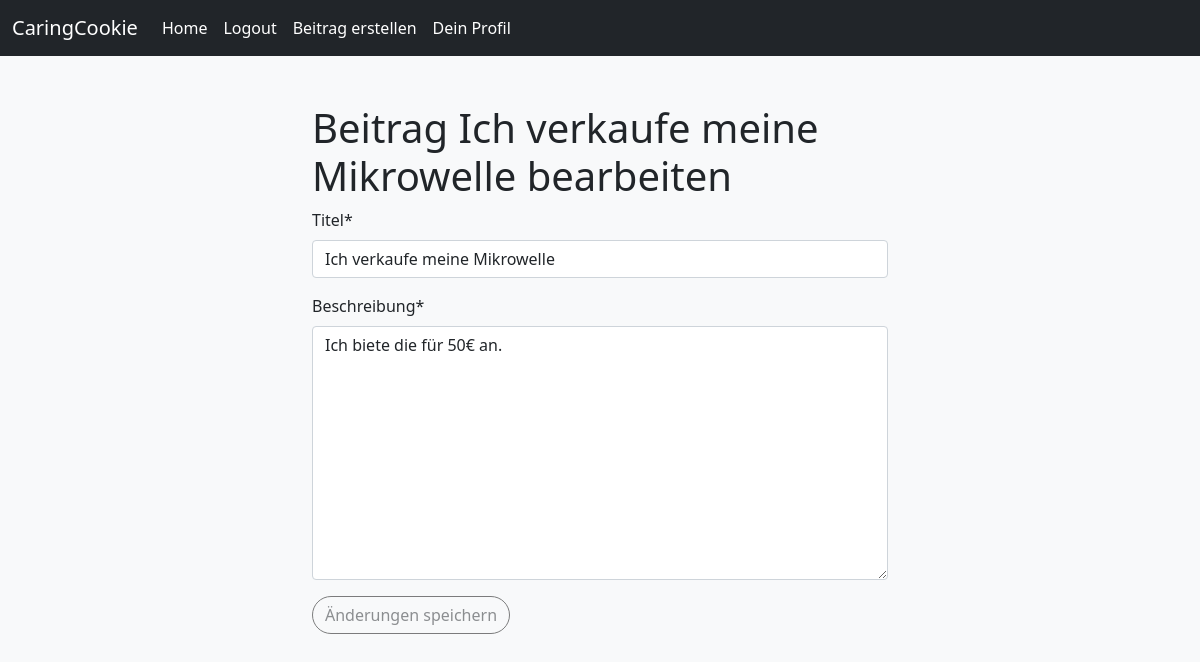
The page /change_blog/2 (signed in) on the database its author committed.
### blog/models.py (models this page shows, shortened)
class Blog(models.Model):
    title = models.CharField(max_length=250)
    content = models.TextField()
    date_published = models.DateTimeField(default=timezone.now)
    author = models.ForeignKey(User, on_delete=CASCADE)

### blog/views.py (the view)
# urls.py: path("change_blog/<int:pk>", views.change_blog, name="change_blog")
def change_blog(request,pk):
    entrytochange = get_object_or_404(Blog, pk=pk)
    initial_data={
            'title':entrytochange.title,
            'content':entrytochange.content,
    }
    if request.method == 'POST':
        form = ChangeBlogForm(request.POST)
        if form.is_valid() and request.user.is_authenticated and request.user == entrytochange.author:
            entrytochange.title = form.cleaned_data['title']
            entrytochange.content = form.cleaned_data['content']
            entrytochange.save()
            return redirect("blogs_detail", pk)
    else:
        form = ChangeBlogForm(initial=initial_data)
    return render(request, "blog/change_blog.html", {'form': form, 'entrytochange': entrytochange})

### blog/forms.py
class ChangeBlogForm(forms.Form):
    title = forms.CharField(label='Titel', max_length=100)
    content = forms.CharField(label='Beschreibung', widget=forms.Textarea)

### blog/templates/blog/change_blog.html
{% extends "blog/base.html" %} <span></span>
{% block content %} {% load crispy_forms_tags %}
<div class="container py-5">
  <h1>Beitrag {{ entrytochange.title }} bearbeiten</h1>
    {% if request.user == entrytochange.author %}
    <form method="POST">
    {% csrf_token %} {{ form|crispy }}
    <button class="btn" type="submit">Änderungen speichern</button>
  </form>
  {% else %}
    <p>Sie besitzen nicht die entsprechende Berechtigung. Es können nur Ihre eigenen Beitrage bearbeitet werden!</p>
  {% endif %}
</div>
{% endblock content %}

### blog/static/blog/main.css (style rules this page uses)
@media (min-width: 1200px) { .container { max-width: 50%; } }
.btn { border: 1px solid #000; border-radius: 2rem; opacity: 0.5; }

### rows shown on the page
Blog: title "Ich verkaufe meine Mikrowelle", content "Ich biete die für 50€ an."
